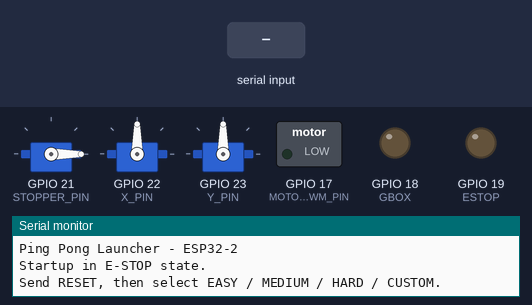
Bench run of a sketch on a simulated ESP32. Parts: 3 × servo, switched loads named in the sketch (green lamp = pin HIGH), output pins drawn as LEDs (lit = HIGH), the last lines printed to the serial monitor. The test bench sets the inputs (shaded band). Random numbers use the default seed unless the sketch sets one.

Above: at 1.2 s.
1.3 s: "RESET\n" received over Serial
At 2.4 s:
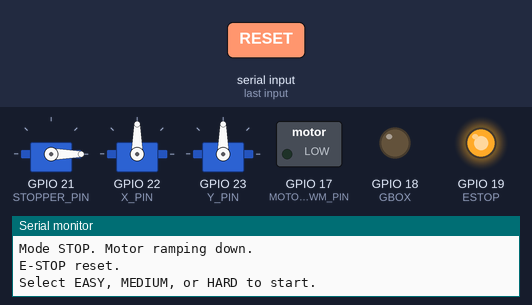
2.8 s: "EASY\n" received over Serial
At 5.1 s:
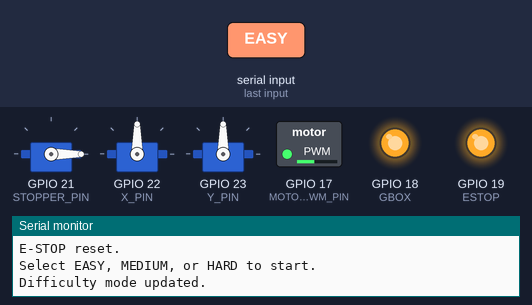
5.8 s: "MEDIUM\n" received over Serial
At 7.0 s:
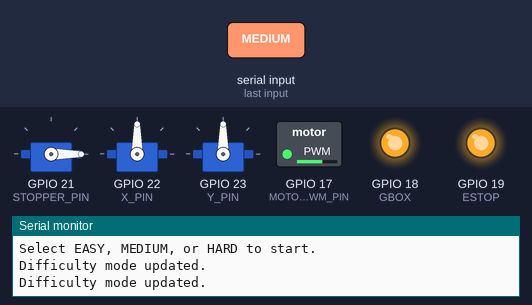
8.8 s: "HARD\n" received over Serial
At 10.55 s:
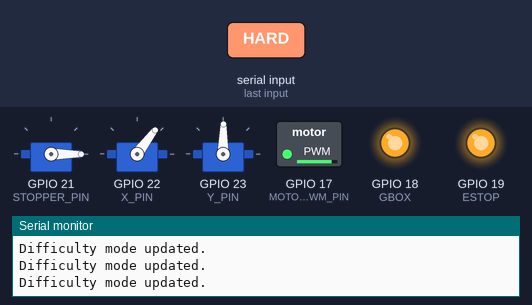
11.8 s: "STOP\n" received over Serial
At 14.4 s:
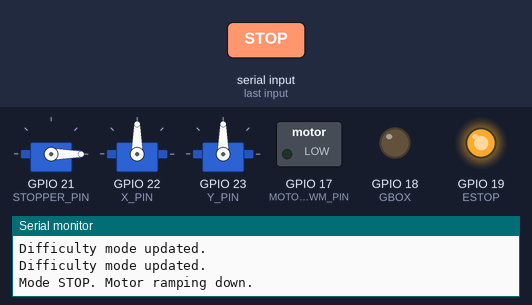
14.8 s: "S 90\n" received over Serial
At 16.2 s:
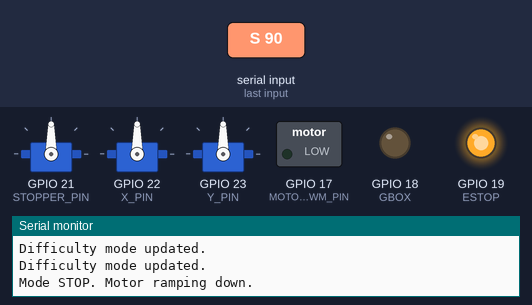
Timing chart, 0 to 17.3 s (numbered marks = the images above; inputs shaded):
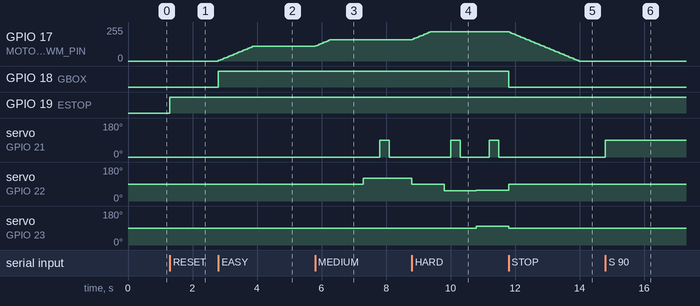

The sketch:

ESP32-2.2.ino
```cpp
#include <ESP32Servo.h>
#include <WiFi.h>
#include <esp_now.h>
#include "esp_wifi.h"
#include <string.h>

//KAYLA_VARIABLES_START

// -------------------- Servo objects --------------------
Servo stopperServo;
Servo xServo;
Servo yServo;

// -------------------- Pin assignments --------------------
const int GBOX = 18;
const int ESTOP = 19;
const int STOPPER_PIN = 21;
const int X_PIN = 22;
const int Y_PIN = 23;

// -------------------- Motor PWM configuration --------------------
const int MOTOR_PWM_PIN = 17;
const int PWM_FREQ = 20000;
const int PWM_RESOLUTION = 8;

// PWM targets for each difficulty
const int EASY_PWM   = 110;
const int MEDIUM_PWM = 160;
const int HARD_PWM   = 220;

// Motor ramp configuration
const int RAMP_STEP = 5;
const unsigned long RAMP_INTERVAL_MS = 50;

int currentPWM = 0;
int targetPWM = 0;
unsigned long lastRampTime = 0;

// -------------------- Default servo positions --------------------
const int STOPPER_CLOSED = 0;
const int STOPPER_OPEN = 90;
const int CENTER_X = 90;
const int CENTER_Y = 90;

const unsigned long STOPPER_OPEN_TIME = 300;

// -------------------- Difficulty modes --------------------
enum Difficulty {
  MODE_STOP,
  MODE_EASY,
  MODE_MEDIUM,
  MODE_HARD,
  MODE_CUSTOM
};

Difficulty currentMode = MODE_STOP;

// -------------------- System states --------------------
bool estopActive = true;
bool stopperIsOpen = false;
bool mediumGoingRight = true;

// -------------------- Timing intervals --------------------
unsigned long ballInterval = 3000;
unsigned long servoInterval = 2000;

unsigned long lastBallTime = 0;
unsigned long stopperOpenedAt = 0;
unsigned long lastServoMove = 0;

// -------------------- Custom mode settings --------------------
bool customRandomX = false;
bool customRandomY = false;

// -------------------- ESP-NOW configuration --------------------
uint8_t macESP1[] = {
  0x54, 0x5A, 0xA6, 0x6D, 0x6E, 0x70
};

typedef struct struct_message {
  unsigned long waktu;
} struct_message;

struct_message data_ku;
esp_now_peer_info_t peerInfo = {};

//KAYLA_VARIABLES_END

//KAYLA_SERVO_START

// Control the ball stopper based on the selected interval
void updateStopper() {
  if (currentMode == MODE_STOP || estopActive) {
    return;
  }

  unsigned long now = millis();

  // Open the stopper when it is time to release a ball
  if (!stopperIsOpen && now - lastBallTime >= ballInterval) {
    stopperServo.write(STOPPER_OPEN);
    stopperIsOpen = true;
    stopperOpenedAt = now;
    lastBallTime = now;
  }

  // Close the stopper after the configured opening duration
  if (stopperIsOpen && now - stopperOpenedAt >= STOPPER_OPEN_TIME) {
    stopperServo.write(STOPPER_CLOSED);
    stopperIsOpen = false;
  }
}

// Control X/Y servo orientation based on difficulty
void updateOrientation() {
  if (currentMode == MODE_STOP || estopActive) {
    return;
  }

  unsigned long now = millis();

  if (now - lastServoMove < servoInterval) {
    return;
  }

  lastServoMove = now;

  if (currentMode == MODE_EASY) {
    // Easy: keep both axes centered
    xServo.write(CENTER_X);
    yServo.write(CENTER_Y);
  }

  else if (currentMode == MODE_MEDIUM) {
    // Medium: alternate horizontal direction only
    int x = mediumGoingRight ? 120 : 60;

    xServo.write(x);
    yServo.write(CENTER_Y);

    mediumGoingRight = !mediumGoingRight;
  }

  else if (currentMode == MODE_HARD) {
    // Hard: randomize both horizontal and vertical positions
    int x = random(30, 151);
    int y = random(45, 136);

    xServo.write(x);
    yServo.write(y);
  }

  else if (currentMode == MODE_CUSTOM) {
    // Custom: randomize only the enabled axes
    if (customRandomX) {
      xServo.write(random(30, 151));
    }

    if (customRandomY) {
      yServo.write(random(45, 136));
    }
  }
}

//KAYLA_SERVO_END

//KAYLA_MOTOR_START

// Set the desired PWM target without changing current PWM immediately
void setMotorTarget(int pwm) {
  targetPWM = constrain(pwm, 0, 255);
}


// Immediately set the PWM output to zero
// Used for emergency stopping
void stopMotorImmediate() {
  currentPWM = 0;
  targetPWM = 0;

  analogWrite(MOTOR_PWM_PIN, 0);
}


// Gradually adjust the actual PWM toward its target
void updateMotorPWM() {
  // E-STOP must override normal motor control
  if (estopActive) {
    stopMotorImmediate();
    return;
  }

  unsigned long now = millis();

  if (now - lastRampTime >= RAMP_INTERVAL_MS) {
    lastRampTime = now;

    if (currentPWM < targetPWM) {
      currentPWM = min(currentPWM + RAMP_STEP, targetPWM);
    }
    else if (currentPWM > targetPWM) {
      currentPWM = max(currentPWM - RAMP_STEP, targetPWM);
    }

    analogWrite(MOTOR_PWM_PIN, currentPWM);
  }
}

//KAYLA_MOTOR_END

//KAYLA_MODE_START

// Stop normal operation and return the mechanism to its default positions
void stopSystem() {
  currentMode = MODE_STOP;

  // Motor ramps down to zero through updateMotorPWM()
  setMotorTarget(0);

  digitalWrite(GBOX, LOW);

  stopperServo.write(STOPPER_CLOSED);
  stopperIsOpen = false;

  xServo.write(CENTER_X);
  yServo.write(CENTER_Y);

  Serial.println("Mode STOP. Motor ramping down.");
}


// Configure the machine according to the selected difficulty
void setMode(Difficulty mode) {
  if (estopActive) {
    Serial.println("E-STOP active. Enter RESET first.");
    return;
  }

  if (mode == MODE_STOP) {
    stopSystem();
    return;
  }

  currentMode = mode;

  switch (mode) {
    case MODE_EASY:
      ballInterval = 3000;
      servoInterval = 2000;
      setMotorTarget(EASY_PWM);
      break;

    case MODE_MEDIUM:
      ballInterval = 2000;
      servoInterval = 1500;
      mediumGoingRight = true;
      setMotorTarget(MEDIUM_PWM);
      break;

    case MODE_HARD:
      ballInterval = 1200;
      servoInterval = 1000;
      setMotorTarget(HARD_PWM);
      break;

    case MODE_CUSTOM:
      // Custom motor target has not been configured yet
      setMotorTarget(0);
      break;

    case MODE_STOP:
    default:
      setMotorTarget(0);
      break;
  }

  // Reset the stopper and servo positions when changing modes
  stopperServo.write(STOPPER_CLOSED);
  stopperIsOpen = false;

  xServo.write(CENTER_X);
  yServo.write(CENTER_Y);

  // Restart the timing intervals for the selected mode
  unsigned long now = millis();
  lastBallTime = now;
  lastServoMove = now;

  digitalWrite(GBOX, HIGH);

  Serial.println("Difficulty mode updated.");
}

//KAYLA_MODE_END

//KAYLA_EMERGENCY_START

// Control the relay used by the E-STOP circuit
void setRelay(bool enabled) {
  digitalWrite(ESTOP, enabled ? HIGH : LOW);
}


// Emergency stop: cut relay power and immediately set PWM to zero
void emergencyStop() {
  estopActive = true;

  setRelay(false);
  stopSystem();
  stopMotorImmediate();

  Serial.println("EMERGENCY STOP ACTIVATED.");
}


// Reset the E-STOP state without automatically restarting the machine
void resetEStop() {
  setRelay(true);
  estopActive = false;

  stopSystem();

  Serial.println("E-STOP reset.");
  Serial.println("Select EASY, MEDIUM, or HARD to start.");
}


// Read and process commands from the Serial Monitor
void handleCommands() {
  if (!Serial.available()) {
    return;
  }

  String command = Serial.readStringUntil('\n');
  command.trim();
  command.toUpperCase();

  // Emergency commands are processed before the E-STOP state check
  if (command == "ESTOP") {
    emergencyStop();
    return;
  }

  if (command == "RESET") {
    resetEStop();
    return;
  }

  if (estopActive) {
    Serial.println("E-STOP active. Enter RESET first.");
    return;
  }

  // -------------------- Difficulty commands --------------------
  if (command == "EASY") {
    setMode(MODE_EASY);
  }
  else if (command == "MEDIUM") {
    setMode(MODE_MEDIUM);
  }
  else if (command == "HARD") {
    setMode(MODE_HARD);
  }
  else if (command == "STOP") {
    stopSystem();
  }

  // -------------------- Custom mode command --------------------
  // Format:
  // CUSTOM <ball interval ms> <servo interval ms> <random X 0/1> <random Y 0/1>
  // Example: CUSTOM 2500 1500 1 0
  else if (command.startsWith("CUSTOM ")) {
    unsigned long newBallInterval;
    unsigned long newServoInterval;
    int randomX;
    int randomY;

    int parsed = sscanf(
      command.c_str(),
      "CUSTOM %lu %lu %d %d",
      &newBallInterval,
      &newServoInterval,
      &randomX,
      &randomY
    );

    if (parsed == 4 &&
        newBallInterval >= 500 &&
        newBallInterval <= 10000 &&
        newServoInterval >= 300 &&
        newServoInterval <= 10000 &&
        (randomX == 0 || randomX == 1) &&
        (randomY == 0 || randomY == 1)) {

      ballInterval = newBallInterval;
      servoInterval = newServoInterval;

      customRandomX = (randomX == 1);
      customRandomY = (randomY == 1);

      setMode(MODE_CUSTOM);

      Serial.print("Ball interval: ");
      Serial.print(ballInterval);
      Serial.println(" ms");

      Serial.print("Servo interval: ");
      Serial.print(servoInterval);
      Serial.println(" ms");

      Serial.print("Random X: ");
      Serial.println(customRandomX ? "ON" : "OFF");

      Serial.print("Random Y: ");
      Serial.println(customRandomY ? "ON" : "OFF");
    }
    else {
      Serial.println(
        "Format: CUSTOM <ball_ms> <servo_ms> <randomX 0/1> <randomY 0/1>"
      );
      Serial.println("Ball interval: 500-10000 ms");
      Serial.println("Servo interval: 300-10000 ms");
    }
  }

  // -------------------- Manual servo testing --------------------
  else if (command.startsWith("S ")) {
    int angle = command.substring(2).toInt();
    stopperServo.write(constrain(angle, 0, 180));
  }
  else if (command.startsWith("X ")) {
    int angle = command.substring(2).toInt();
    xServo.write(constrain(angle, 0, 180));
  }
  else if (command.startsWith("Y ")) {
    int angle = command.substring(2).toInt();
    yServo.write(constrain(angle, 0, 180));
  }

  else {
    Serial.println(
      "Commands: EASY, MEDIUM, HARD, CUSTOM, STOP, ESTOP, RESET"
    );
  }
}

//KAYLA_EMERGENCY_END

//KAYLA_ESPNOW_START

// Callback for ESP-NOW send status
void cb_kirim(
  const wifi_tx_info_t *info,
  esp_now_send_status_t status
) {
  Serial.print("ESP2 - Status Pengiriman: ");

  if (status == ESP_NOW_SEND_SUCCESS) {
    Serial.println("Sukses");
  }
  else {
    Serial.println("Gagal");
  }
}


// Callback for messages received from ESP1
void cb_terima(
  const esp_now_recv_info_t *info,
  const uint8_t *dataDiterima,
  int panjang
) {
  // Validate the incoming message size before copying
  if (panjang != sizeof(data_ku)) {
    Serial.println("ESP-NOW: Ukuran data tidak sesuai.");
    return;
  }

  memcpy(
    &data_ku,
    dataDiterima,
    sizeof(data_ku)
  );

  Serial.print("ESP2 - Bytes diterima: ");
  Serial.println(panjang);

  Serial.print("Waktu: ");
  Serial.println(data_ku.waktu);

  // Send the received data back to ESP1
  esp_now_send(
    macESP1,
    (uint8_t *)&data_ku,
    sizeof(data_ku)
  );
}

//KAYLA_ESPNOW_END

//KAYLA_SETUP_START

void setup() {
  Serial.begin(115200);

  // -------------------- Wi-Fi / ESP-NOW initialization --------------------
  WiFi.mode(WIFI_STA);
  WiFi.disconnect();

  // Set ESP2 to Wi-Fi channel 6
  esp_wifi_set_channel(
    6,
    WIFI_SECOND_CHAN_NONE
  );

  Serial.print("ESP2 MAC: ");
  Serial.println(WiFi.macAddress());

  if (esp_now_init() != ESP_OK) {
    Serial.println("Gagal Inisialisasi ESP-NOW");
    return;
  }

  esp_now_register_send_cb(cb_kirim);
  esp_now_register_recv_cb(cb_terima);

  // Configure ESP1 as the ESP-NOW peer
  memset(&peerInfo, 0, sizeof(peerInfo));

  memcpy(
    peerInfo.peer_addr,
    macESP1,
    6
  );

  peerInfo.channel = 6;
  peerInfo.encrypt = false;

  if (esp_now_add_peer(&peerInfo) != ESP_OK) {
    Serial.println("Gagal Menambah Peer ESP1");
    return;
  }

  Serial.println("ESP-NOW ESP2 READY");

  // -------------------- Pin configuration --------------------
  pinMode(GBOX, OUTPUT);
  pinMode(ESTOP, OUTPUT);
  pinMode(MOTOR_PWM_PIN, OUTPUT);

  // Safe startup: relay disconnected and machine stopped
  setRelay(false);
  digitalWrite(GBOX, LOW);

  // -------------------- Servo initialization --------------------
  stopperServo.attach(STOPPER_PIN);
  xServo.attach(X_PIN);
  yServo.attach(Y_PIN);

  stopperServo.write(STOPPER_CLOSED);
  xServo.write(CENTER_X);
  yServo.write(CENTER_Y);

  // -------------------- PWM initialization --------------------
  analogWriteFrequency(MOTOR_PWM_PIN, PWM_FREQ);
  analogWriteResolution(MOTOR_PWM_PIN, PWM_RESOLUTION);
  analogWrite(MOTOR_PWM_PIN, 0);

  randomSeed(esp_random());

  Serial.println("Ping Pong Launcher - ESP32-2");
  Serial.println("Startup in E-STOP state.");
  Serial.println("Send RESET, then select EASY / MEDIUM / HARD / CUSTOM.");
}

//KAYLA_SETUP_END

//KAYLA_LOOP_START

void loop() {
  handleCommands();
  updateMotorPWM();
  updateStopper();
  updateOrientation();
}

//KAYLA_LOOP_END
```

Measured:
- after the input at 1.3 s, GPIO 19 (ESTOP): LOW → HIGH at once
- after the input at 2.8 s, GPIO 17 (MOTOR_PWM_PIN): moves from 0/255 to 110/255 over 1.1 s, starting at once; GPIO 18 (GBOX): LOW → HIGH at once
- after the input at 5.8 s, GPIO 17 (MOTOR_PWM_PIN): moves from 110/255 to 160/255 over 0.45 s, starting at once; servo on GPIO 22 (X_PIN): 90° → 120° after 1.5 s
- after the input at 8.8 s, GPIO 17 (MOTOR_PWM_PIN): moves from 160/255 to 220/255 over 0.55 s, starting at once; servo on GPIO 23 (Y_PIN): 90° → 89° after 1.0 s, → 100° 1.0 s later
- after the input at 11.8 s, GPIO 17 (MOTOR_PWM_PIN): moves from 220/255 to 0/255 over 2.2 s, starting at once; GPIO 18 (GBOX): HIGH → LOW at once
- after the input at 14.8 s, servo on GPIO 21 (STOPPER_PIN): 0° → 90° at once
- by itself, servo on GPIO 21 (STOPPER_PIN): alternates 90° for 0.30 s and 0° for 0.90 s
